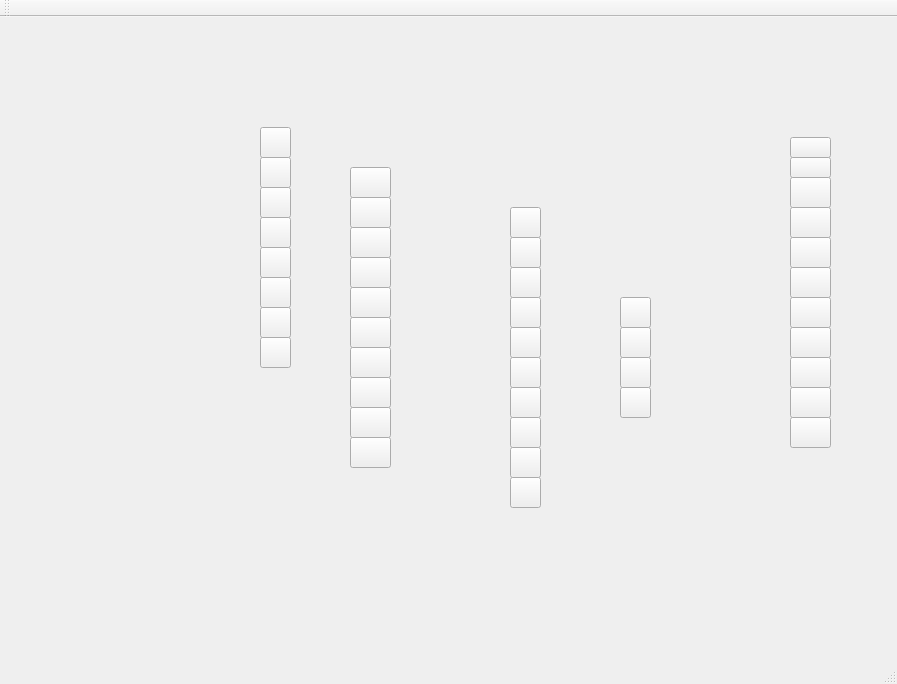
<?xml version="1.0" encoding="UTF-8"?>
<ui version="4.0">
 <class>MainWindow</class>
 <widget class="QMainWindow" name="MainWindow">
  <property name="geometry">
   <rect>
    <x>0</x>
    <y>0</y>
    <width>897</width>
    <height>684</height>
   </rect>
  </property>
  <property name="windowTitle">
   <string>MainWindow</string>
  </property>
  <widget class="QWidget" name="centralWidget">
   <widget class="QPushButton" name="linear1">
    <property name="geometry">
     <rect>
      <x>260</x>
      <y>110</y>
      <width>31</width>
      <height>31</height>
     </rect>
    </property>
    <property name="styleSheet">
     <string notr="true">border-image: url(:/new/prefix1/icon/1a.png);</string>
    </property>
    <property name="text">
     <string/>
    </property>
    <attribute name="buttonGroup">
     <string notr="true">buttonGroup1</string>
    </attribute>
   </widget>
   <widget class="QPushButton" name="linear1_2">
    <property name="geometry">
     <rect>
      <x>260</x>
      <y>140</y>
      <width>31</width>
      <height>31</height>
     </rect>
    </property>
    <property name="styleSheet">
     <string notr="true">border-image: url(:/new/prefix1/icon/2a.png);</string>
    </property>
    <property name="text">
     <string/>
    </property>
    <attribute name="buttonGroup">
     <string notr="true">buttonGroup1</string>
    </attribute>
   </widget>
   <widget class="QPushButton" name="linear1_3">
    <property name="geometry">
     <rect>
      <x>260</x>
      <y>200</y>
      <width>31</width>
      <height>31</height>
     </rect>
    </property>
    <property name="styleSheet">
     <string notr="true">border-image: url(:/new/prefix1/icon/3a.png);</string>
    </property>
    <property name="text">
     <string/>
    </property>
    <attribute name="buttonGroup">
     <string notr="true">buttonGroup1</string>
    </attribute>
   </widget>
   <widget class="QPushButton" name="linear1_4">
    <property name="geometry">
     <rect>
      <x>260</x>
      <y>170</y>
      <width>31</width>
      <height>31</height>
     </rect>
    </property>
    <property name="styleSheet">
     <string notr="true">border-image: url(:/new/prefix1/icon/4a.png);</string>
    </property>
    <property name="text">
     <string/>
    </property>
    <attribute name="buttonGroup">
     <string notr="true">buttonGroup1</string>
    </attribute>
   </widget>
   <widget class="QPushButton" name="linear1_5">
    <property name="geometry">
     <rect>
      <x>260</x>
      <y>320</y>
      <width>31</width>
      <height>31</height>
     </rect>
    </property>
    <property name="styleSheet">
     <string notr="true">border-image: url(:/new/prefix1/icon/5a.png);</string>
    </property>
    <property name="text">
     <string/>
    </property>
    <attribute name="buttonGroup">
     <string notr="true">buttonGroup1</string>
    </attribute>
   </widget>
   <widget class="QPushButton" name="linear1_6">
    <property name="geometry">
     <rect>
      <x>260</x>
      <y>260</y>
      <width>31</width>
      <height>31</height>
     </rect>
    </property>
    <property name="styleSheet">
     <string notr="true">border-image: url(:/new/prefix1/icon/6a.png);</string>
    </property>
    <property name="text">
     <string/>
    </property>
    <attribute name="buttonGroup">
     <string notr="true">buttonGroup1</string>
    </attribute>
   </widget>
   <widget class="QPushButton" name="linear1_7">
    <property name="geometry">
     <rect>
      <x>260</x>
      <y>230</y>
      <width>31</width>
      <height>31</height>
     </rect>
    </property>
    <property name="styleSheet">
     <string notr="true">border-image: url(:/new/prefix1/icon/7a.png);</string>
    </property>
    <property name="text">
     <string/>
    </property>
    <attribute name="buttonGroup">
     <string notr="true">buttonGroup1</string>
    </attribute>
   </widget>
   <widget class="QPushButton" name="linear1_8">
    <property name="geometry">
     <rect>
      <x>260</x>
      <y>290</y>
      <width>31</width>
      <height>31</height>
     </rect>
    </property>
    <property name="styleSheet">
     <string notr="true">border-image: url(:/new/prefix1/icon/8a.png);</string>
    </property>
    <property name="text">
     <string/>
    </property>
    <attribute name="buttonGroup">
     <string notr="true">buttonGroup1</string>
    </attribute>
   </widget>
   <widget class="QPushButton" name="linear1_9">
    <property name="geometry">
     <rect>
      <x>790</x>
      <y>120</y>
      <width>41</width>
      <height>21</height>
     </rect>
    </property>
    <property name="styleSheet">
     <string notr="true">border-image: url(:/new/prefix1/icon/9a.png);</string>
    </property>
    <property name="text">
     <string/>
    </property>
    <attribute name="buttonGroup">
     <string notr="true">buttonGroup2</string>
    </attribute>
   </widget>
   <widget class="QPushButton" name="linear1_10">
    <property name="geometry">
     <rect>
      <x>790</x>
      <y>140</y>
      <width>41</width>
      <height>21</height>
     </rect>
    </property>
    <property name="styleSheet">
     <string notr="true">border-image: url(:/new/prefix1/icon/10a.png);</string>
    </property>
    <property name="text">
     <string/>
    </property>
    <attribute name="buttonGroup">
     <string notr="true">buttonGroup2</string>
    </attribute>
   </widget>
   <widget class="QPushButton" name="linear1_11">
    <property name="geometry">
     <rect>
      <x>790</x>
      <y>160</y>
      <width>41</width>
      <height>31</height>
     </rect>
    </property>
    <property name="styleSheet">
     <string notr="true">border-image: url(:/new/prefix1/icon/11a.png);</string>
    </property>
    <property name="text">
     <string/>
    </property>
    <attribute name="buttonGroup">
     <string notr="true">buttonGroup2</string>
    </attribute>
   </widget>
   <widget class="QPushButton" name="linear1_12">
    <property name="geometry">
     <rect>
      <x>790</x>
      <y>190</y>
      <width>41</width>
      <height>31</height>
     </rect>
    </property>
    <property name="styleSheet">
     <string notr="true">border-image: url(:/new/prefix1/icon/12a.png);</string>
    </property>
    <property name="text">
     <string/>
    </property>
    <attribute name="buttonGroup">
     <string notr="true">buttonGroup2</string>
    </attribute>
   </widget>
   <widget class="QPushButton" name="linear1_13">
    <property name="geometry">
     <rect>
      <x>790</x>
      <y>220</y>
      <width>41</width>
      <height>31</height>
     </rect>
    </property>
    <property name="styleSheet">
     <string notr="true">border-image: url(:/new/prefix1/icon/13a.png);</string>
    </property>
    <property name="text">
     <string/>
    </property>
    <attribute name="buttonGroup">
     <string notr="true">buttonGroup2</string>
    </attribute>
   </widget>
   <widget class="QPushButton" name="linear1_14">
    <property name="geometry">
     <rect>
      <x>790</x>
      <y>250</y>
      <width>41</width>
      <height>31</height>
     </rect>
    </property>
    <property name="styleSheet">
     <string notr="true">border-image: url(:/new/prefix1/icon/14a.png);</string>
    </property>
    <property name="text">
     <string/>
    </property>
    <attribute name="buttonGroup">
     <string notr="true">buttonGroup2</string>
    </attribute>
   </widget>
   <widget class="QPushButton" name="linear1_15">
    <property name="geometry">
     <rect>
      <x>790</x>
      <y>280</y>
      <width>41</width>
      <height>31</height>
     </rect>
    </property>
    <property name="styleSheet">
     <string notr="true">border-image: url(:/new/prefix1/icon/15a.png);</string>
    </property>
    <property name="text">
     <string/>
    </property>
    <attribute name="buttonGroup">
     <string notr="true">buttonGroup2</string>
    </attribute>
   </widget>
   <widget class="QPushButton" name="linear1_16">
    <property name="geometry">
     <rect>
      <x>790</x>
      <y>310</y>
      <width>41</width>
      <height>31</height>
     </rect>
    </property>
    <property name="styleSheet">
     <string notr="true">border-image: url(:/new/prefix1/icon/16a.png);</string>
    </property>
    <property name="text">
     <string/>
    </property>
    <attribute name="buttonGroup">
     <string notr="true">buttonGroup2</string>
    </attribute>
   </widget>
   <widget class="QPushButton" name="linear1_17">
    <property name="geometry">
     <rect>
      <x>790</x>
      <y>340</y>
      <width>41</width>
      <height>31</height>
     </rect>
    </property>
    <property name="styleSheet">
     <string notr="true">border-image: url(:/new/prefix1/icon/17a.png);</string>
    </property>
    <property name="text">
     <string/>
    </property>
    <attribute name="buttonGroup">
     <string notr="true">buttonGroup2</string>
    </attribute>
   </widget>
   <widget class="QPushButton" name="linear1_18">
    <property name="geometry">
     <rect>
      <x>790</x>
      <y>370</y>
      <width>41</width>
      <height>31</height>
     </rect>
    </property>
    <property name="styleSheet">
     <string notr="true">border-image: url(:/new/prefix1/icon/18a.png);</string>
    </property>
    <property name="text">
     <string/>
    </property>
    <attribute name="buttonGroup">
     <string notr="true">buttonGroup2</string>
    </attribute>
   </widget>
   <widget class="QPushButton" name="linear1_19">
    <property name="geometry">
     <rect>
      <x>790</x>
      <y>400</y>
      <width>41</width>
      <height>31</height>
     </rect>
    </property>
    <property name="styleSheet">
     <string notr="true">border-image: url(:/new/prefix1/icon/19a.png);</string>
    </property>
    <property name="text">
     <string/>
    </property>
    <attribute name="buttonGroup">
     <string notr="true">buttonGroup2</string>
    </attribute>
   </widget>
   <widget class="QPushButton" name="linear1_20">
    <property name="geometry">
     <rect>
      <x>350</x>
      <y>150</y>
      <width>41</width>
      <height>31</height>
     </rect>
    </property>
    <property name="styleSheet">
     <string notr="true">border-image: url(:/new/prefix1/icon/27a.png);</string>
    </property>
    <property name="text">
     <string/>
    </property>
    <attribute name="buttonGroup">
     <string notr="true">buttonGroup3</string>
    </attribute>
   </widget>
   <widget class="QPushButton" name="linear1_21">
    <property name="geometry">
     <rect>
      <x>350</x>
      <y>180</y>
      <width>41</width>
      <height>31</height>
     </rect>
    </property>
    <property name="styleSheet">
     <string notr="true">border-image: url(:/new/prefix1/icon/28a.png);</string>
    </property>
    <property name="text">
     <string/>
    </property>
    <attribute name="buttonGroup">
     <string notr="true">buttonGroup3</string>
    </attribute>
   </widget>
   <widget class="QPushButton" name="linear1_22">
    <property name="geometry">
     <rect>
      <x>350</x>
      <y>210</y>
      <width>41</width>
      <height>31</height>
     </rect>
    </property>
    <property name="styleSheet">
     <string notr="true">border-image: url(:/new/prefix1/icon/29a.png);</string>
    </property>
    <property name="text">
     <string/>
    </property>
    <attribute name="buttonGroup">
     <string notr="true">buttonGroup3</string>
    </attribute>
   </widget>
   <widget class="QPushButton" name="linear1_23">
    <property name="geometry">
     <rect>
      <x>350</x>
      <y>240</y>
      <width>41</width>
      <height>31</height>
     </rect>
    </property>
    <property name="styleSheet">
     <string notr="true">border-image: url(:/new/prefix1/icon/30a.png);</string>
    </property>
    <property name="text">
     <string/>
    </property>
    <attribute name="buttonGroup">
     <string notr="true">buttonGroup3</string>
    </attribute>
   </widget>
   <widget class="QPushButton" name="linear1_24">
    <property name="geometry">
     <rect>
      <x>350</x>
      <y>270</y>
      <width>41</width>
      <height>31</height>
     </rect>
    </property>
    <property name="styleSheet">
     <string notr="true">border-image: url(:/new/prefix1/icon/31a.png);</string>
    </property>
    <property name="text">
     <string/>
    </property>
    <attribute name="buttonGroup">
     <string notr="true">buttonGroup3</string>
    </attribute>
   </widget>
   <widget class="QPushButton" name="linear1_25">
    <property name="geometry">
     <rect>
      <x>350</x>
      <y>300</y>
      <width>41</width>
      <height>31</height>
     </rect>
    </property>
    <property name="styleSheet">
     <string notr="true">border-image: url(:/new/prefix1/icon/32a.png);</string>
    </property>
    <property name="text">
     <string/>
    </property>
    <attribute name="buttonGroup">
     <string notr="true">buttonGroup3</string>
    </attribute>
   </widget>
   <widget class="QPushButton" name="linear1_26">
    <property name="geometry">
     <rect>
      <x>350</x>
      <y>330</y>
      <width>41</width>
      <height>31</height>
     </rect>
    </property>
    <property name="styleSheet">
     <string notr="true">border-image: url(:/new/prefix1/icon/33a.png);</string>
    </property>
    <property name="text">
     <string/>
    </property>
    <attribute name="buttonGroup">
     <string notr="true">buttonGroup3</string>
    </attribute>
   </widget>
   <widget class="QPushButton" name="linear1_27">
    <property name="geometry">
     <rect>
      <x>350</x>
      <y>360</y>
      <width>41</width>
      <height>31</height>
     </rect>
    </property>
    <property name="styleSheet">
     <string notr="true">border-image: url(:/new/prefix1/icon/34a.png);</string>
    </property>
    <property name="text">
     <string/>
    </property>
    <attribute name="buttonGroup">
     <string notr="true">buttonGroup3</string>
    </attribute>
   </widget>
   <widget class="QPushButton" name="linear1_28">
    <property name="geometry">
     <rect>
      <x>350</x>
      <y>390</y>
      <width>41</width>
      <height>31</height>
     </rect>
    </property>
    <property name="styleSheet">
     <string notr="true">border-image: url(:/new/prefix1/icon/35a.png);</string>
    </property>
    <property name="text">
     <string/>
    </property>
    <attribute name="buttonGroup">
     <string notr="true">buttonGroup3</string>
    </attribute>
   </widget>
   <widget class="QPushButton" name="linear1_29">
    <property name="geometry">
     <rect>
      <x>350</x>
      <y>420</y>
      <width>41</width>
      <height>31</height>
     </rect>
    </property>
    <property name="styleSheet">
     <string notr="true">border-image: url(:/new/prefix1/icon/36a.png);</string>
    </property>
    <property name="text">
     <string/>
    </property>
    <attribute name="buttonGroup">
     <string notr="true">buttonGroup3</string>
    </attribute>
   </widget>
   <widget class="QPushButton" name="linear1_30">
    <property name="geometry">
     <rect>
      <x>510</x>
      <y>190</y>
      <width>31</width>
      <height>31</height>
     </rect>
    </property>
    <property name="styleSheet">
     <string notr="true">border-image: url(:/new/prefix1/icon/37a.png);</string>
    </property>
    <property name="text">
     <string/>
    </property>
    <attribute name="buttonGroup">
     <string notr="true">buttonGroup4</string>
    </attribute>
   </widget>
   <widget class="QPushButton" name="linear1_31">
    <property name="geometry">
     <rect>
      <x>510</x>
      <y>220</y>
      <width>31</width>
      <height>31</height>
     </rect>
    </property>
    <property name="styleSheet">
     <string notr="true">border-image: url(:/new/prefix1/icon/38a.png);</string>
    </property>
    <property name="text">
     <string/>
    </property>
    <attribute name="buttonGroup">
     <string notr="true">buttonGroup4</string>
    </attribute>
   </widget>
   <widget class="QPushButton" name="linear1_32">
    <property name="geometry">
     <rect>
      <x>510</x>
      <y>250</y>
      <width>31</width>
      <height>31</height>
     </rect>
    </property>
    <property name="styleSheet">
     <string notr="true">border-image: url(:/new/prefix1/icon/39a.png);</string>
    </property>
    <property name="text">
     <string/>
    </property>
    <attribute name="buttonGroup">
     <string notr="true">buttonGroup4</string>
    </attribute>
   </widget>
   <widget class="QPushButton" name="linear1_33">
    <property name="geometry">
     <rect>
      <x>510</x>
      <y>280</y>
      <width>31</width>
      <height>31</height>
     </rect>
    </property>
    <property name="styleSheet">
     <string notr="true">border-image: url(:/new/prefix1/icon/40a.png);</string>
    </property>
    <property name="text">
     <string/>
    </property>
    <attribute name="buttonGroup">
     <string notr="true">buttonGroup4</string>
    </attribute>
   </widget>
   <widget class="QPushButton" name="linear1_34">
    <property name="geometry">
     <rect>
      <x>510</x>
      <y>310</y>
      <width>31</width>
      <height>31</height>
     </rect>
    </property>
    <property name="styleSheet">
     <string notr="true">border-image: url(:/new/prefix1/icon/41a.png);</string>
    </property>
    <property name="text">
     <string/>
    </property>
    <attribute name="buttonGroup">
     <string notr="true">buttonGroup4</string>
    </attribute>
   </widget>
   <widget class="QPushButton" name="linear1_35">
    <property name="geometry">
     <rect>
      <x>510</x>
      <y>340</y>
      <width>31</width>
      <height>31</height>
     </rect>
    </property>
    <property name="styleSheet">
     <string notr="true">border-image: url(:/new/prefix1/icon/42a.png);</string>
    </property>
    <property name="text">
     <string/>
    </property>
    <attribute name="buttonGroup">
     <string notr="true">buttonGroup4</string>
    </attribute>
   </widget>
   <widget class="QPushButton" name="linear1_36">
    <property name="geometry">
     <rect>
      <x>510</x>
      <y>370</y>
      <width>31</width>
      <height>31</height>
     </rect>
    </property>
    <property name="styleSheet">
     <string notr="true">border-image: url(:/new/prefix1/icon/43a.png);</string>
    </property>
    <property name="text">
     <string/>
    </property>
    <attribute name="buttonGroup">
     <string notr="true">buttonGroup4</string>
    </attribute>
   </widget>
   <widget class="QPushButton" name="linear1_37">
    <property name="geometry">
     <rect>
      <x>510</x>
      <y>400</y>
      <width>31</width>
      <height>31</height>
     </rect>
    </property>
    <property name="styleSheet">
     <string notr="true">border-image: url(:/new/prefix1/icon/44a.png);</string>
    </property>
    <property name="text">
     <string/>
    </property>
    <attribute name="buttonGroup">
     <string notr="true">buttonGroup4</string>
    </attribute>
   </widget>
   <widget class="QPushButton" name="linear1_38">
    <property name="geometry">
     <rect>
      <x>510</x>
      <y>430</y>
      <width>31</width>
      <height>31</height>
     </rect>
    </property>
    <property name="styleSheet">
     <string notr="true">border-image: url(:/new/prefix1/icon/45a.png);</string>
    </property>
    <property name="text">
     <string/>
    </property>
    <attribute name="buttonGroup">
     <string notr="true">buttonGroup4</string>
    </attribute>
   </widget>
   <widget class="QPushButton" name="linear1_39">
    <property name="geometry">
     <rect>
      <x>510</x>
      <y>460</y>
      <width>31</width>
      <height>31</height>
     </rect>
    </property>
    <property name="styleSheet">
     <string notr="true">border-image: url(:/new/prefix1/icon/46a.png);</string>
    </property>
    <property name="text">
     <string/>
    </property>
    <attribute name="buttonGroup">
     <string notr="true">buttonGroup4</string>
    </attribute>
   </widget>
   <widget class="QPushButton" name="linear1_40">
    <property name="geometry">
     <rect>
      <x>620</x>
      <y>280</y>
      <width>31</width>
      <height>31</height>
     </rect>
    </property>
    <property name="styleSheet">
     <string notr="true">border-image: url(:/new/prefix1/icon/47a.png);</string>
    </property>
    <property name="text">
     <string/>
    </property>
    <attribute name="buttonGroup">
     <string notr="true">buttonGroup5</string>
    </attribute>
   </widget>
   <widget class="QPushButton" name="linear1_41">
    <property name="geometry">
     <rect>
      <x>620</x>
      <y>310</y>
      <width>31</width>
      <height>31</height>
     </rect>
    </property>
    <property name="styleSheet">
     <string notr="true">border-image: url(:/new/prefix1/icon/48a.png);</string>
    </property>
    <property name="text">
     <string/>
    </property>
    <attribute name="buttonGroup">
     <string notr="true">buttonGroup5</string>
    </attribute>
   </widget>
   <widget class="QPushButton" name="linear1_42">
    <property name="geometry">
     <rect>
      <x>620</x>
      <y>340</y>
      <width>31</width>
      <height>31</height>
     </rect>
    </property>
    <property name="styleSheet">
     <string notr="true">border-image: url(:/new/prefix1/icon/49a.png);</string>
    </property>
    <property name="text">
     <string/>
    </property>
    <attribute name="buttonGroup">
     <string notr="true">buttonGroup5</string>
    </attribute>
   </widget>
   <widget class="QPushButton" name="linear1_43">
    <property name="geometry">
     <rect>
      <x>620</x>
      <y>370</y>
      <width>31</width>
      <height>31</height>
     </rect>
    </property>
    <property name="styleSheet">
     <string notr="true">border-image: url(:/new/prefix1/icon/50a.png);</string>
    </property>
    <property name="text">
     <string/>
    </property>
    <attribute name="buttonGroup">
     <string notr="true">buttonGroup5</string>
    </attribute>
   </widget>
  </widget>
  <widget class="QMenuBar" name="menuBar">
   <property name="geometry">
    <rect>
     <x>0</x>
     <y>0</y>
     <width>897</width>
     <height>23</height>
    </rect>
   </property>
  </widget>
  <widget class="QToolBar" name="mainToolBar">
   <attribute name="toolBarArea">
    <enum>TopToolBarArea</enum>
   </attribute>
   <attribute name="toolBarBreak">
    <bool>false</bool>
   </attribute>
  </widget>
  <widget class="QStatusBar" name="statusBar"/>
 </widget>
 <layoutdefault spacing="6" margin="11"/>
 <resources/>
 <connections/>
 <buttongroups>
  <buttongroup name="buttonGroup3"/>
  <buttongroup name="buttonGroup2"/>
  <buttongroup name="buttonGroup5"/>
  <buttongroup name="buttonGroup1"/>
  <buttongroup name="buttonGroup4"/>
 </buttongroups>
</ui>
